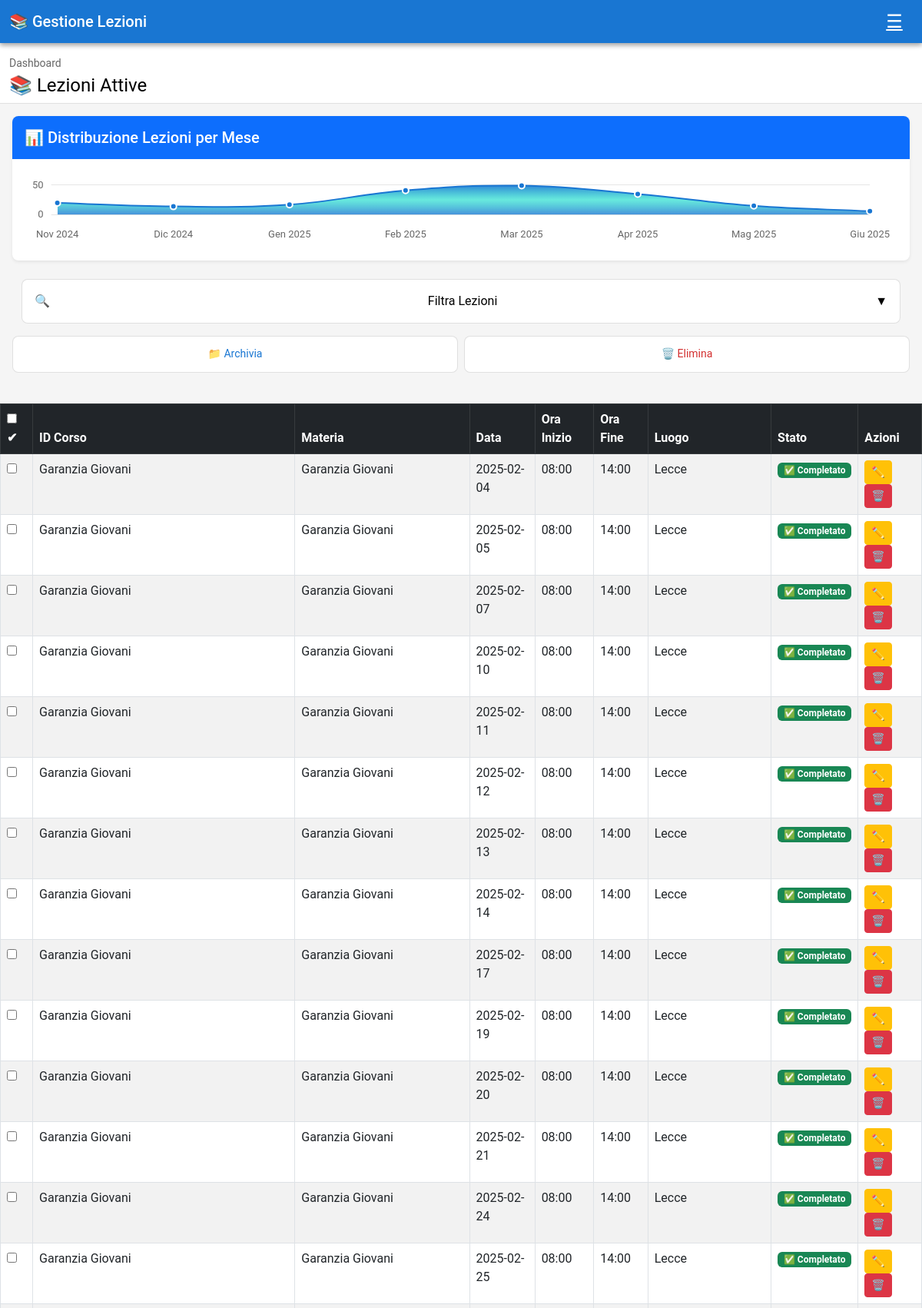
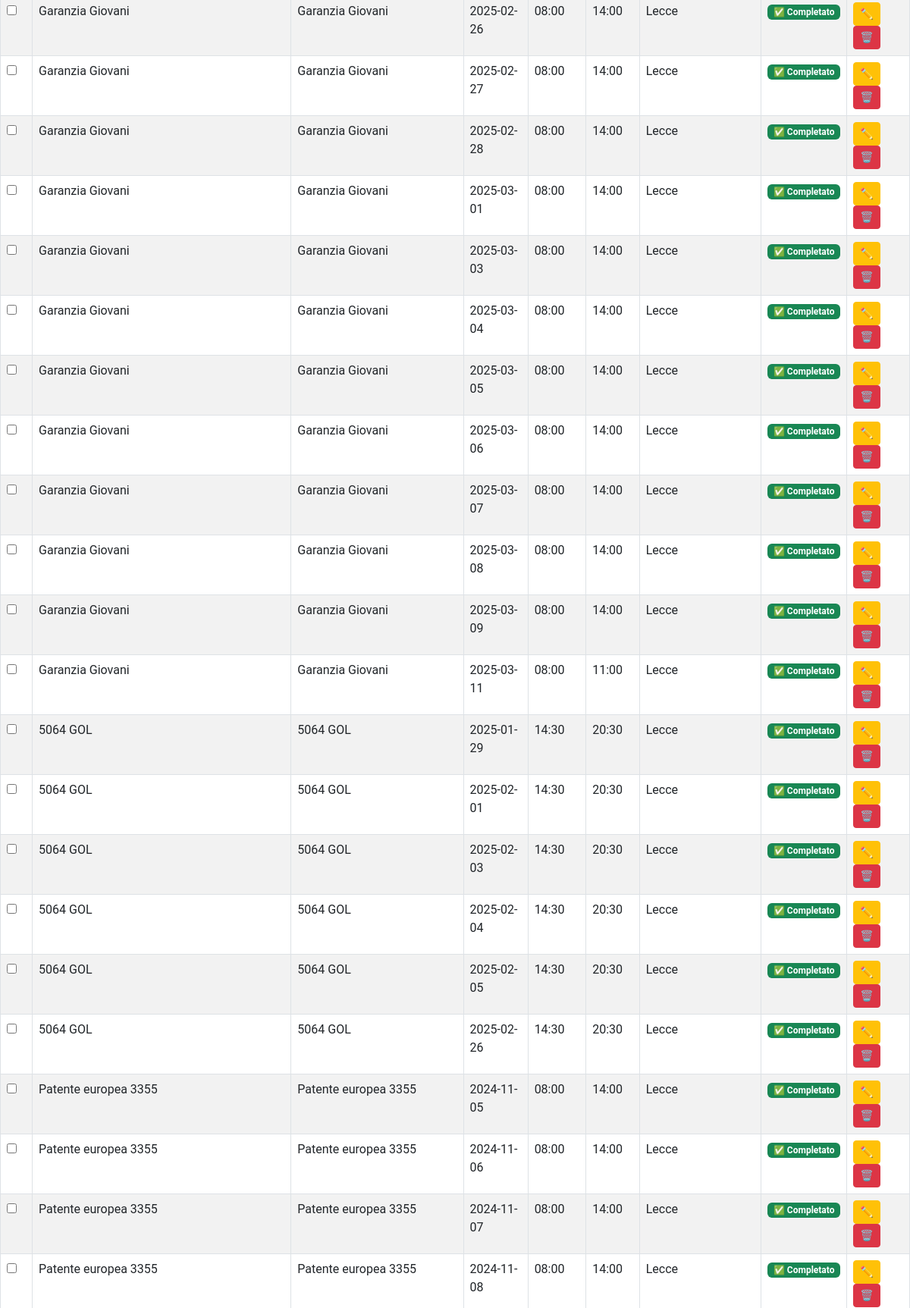
The app's page /dashboard (signed in, upper part) with its own data (2 pictures, top to bottom).
### tables this page shows
CREATE TABLE lezioni (
            id INTEGER PRIMARY KEY AUTOINCREMENT,
            id_corso TEXT NOT NULL,
            materia TEXT NOT NULL,
            data TEXT NOT NULL,
            ora_inizio TEXT NOT NULL,
            ora_fine TEXT NOT NULL,
            luogo TEXT NOT NULL,
            compenso_orario REAL NOT NULL,
            stato TEXT NOT NULL,
            fatturato INTEGER DEFAULT 0,
            mese_fatturato TEXT DEFAULT NULL
        );

### routes/lezioni.py (the view)
@lezioni_bp.route("/dashboard")
@login_required
def dashboard():
    with db_connection() as conn:
        cursor = conn.cursor()
        placeholder = get_placeholder()
        cursor.execute(f"SELECT username FROM users WHERE id = {placeholder}", (current_user.id,))
        user = cursor.fetchone()
        materia = request.args.get("materia", "").strip()
        data = request.args.get("data", "").strip()
        stato = request.args.get("stato", "").strip()
        luogo = request.args.get("luogo", "").strip()
        corso = request.args.get("corso", "").strip()
        query = "SELECT * FROM lezioni WHERE id_corso IS NOT NULL"
        params = []
        if materia:
            query += f" AND materia LIKE {placeholder}"
            params.append(f"%{materia}%")
        if data:
            query += f" AND data = {placeholder}"
            params.append(data)
        if stato:
            query += f" AND stato = {placeholder}"
            params.append(stato)
        if luogo:
            query += f" AND luogo LIKE {placeholder}"
            params.append(f"%{luogo}%")
        if corso:
            query += f" AND id_corso = {placeholder}"
            params.append(corso)
        cursor.execute(query, params)
        lezioni = cursor.fetchall()
        cursor.execute("SELECT * FROM corsi ORDER BY nome")
        corsi = cursor.fetchall()
        if get_placeholder() == "%s":  # PostgreSQL
            cursor.execute("""
                SELECT TO_CHAR(data::date, 'YYYY-MM') as mese, COUNT(*) as numero_lezioni
                FROM lezioni
                GROUP BY mese
                ORDER BY mese
            """)
        else:  # SQLite
            cursor.execute("""
                SELECT strftime('%Y-%m', data) as mese, COUNT(*) as numero_lezioni
                FROM lezioni
                GROUP BY mese
                ORDER BY mese
            """)
        dati_grafico = cursor.fetchall()
        mesi = []
        conteggi = []
        for dato in dati_grafico:
            mesi.append(dato['mese'])
            conteggi.append(dato['numero_lezioni'])
        cursor.execute("SELECT * FROM corsi_archiviati ORDER BY data_archiviazione DESC")
        corsi_archiviati = cursor.fetchall()
    return render_template("dashboard.html",
                          username=user['username'],
                          lezioni=lezioni,
                          corsi=corsi,
                          corsi_archiviati=corsi_archiviati,
                          mesi=mesi,
                          conteggi=conteggi)

### database.py (called while the page is built)
def get_db_connection():
    conn = sqlite3.connect(DB_PATH)
    conn.row_factory = sqlite3.Row
    return conn

@contextmanager
def db_connection():
    conn = get_db_connection()
    try:
        yield conn
    finally:
        conn.close()

### db_utils.py (called while the page is built)
def get_placeholder():
    return "%s" if USE_POSTGRES else "?"

### models/user.py (called while the page is built)
def load_user_from_db(user_id):
    try:
        user_id_int = int(user_id)
        placeholder = get_placeholder()
        with db_connection() as conn:
            cursor = conn.cursor()
            cursor.execute(f"SELECT * FROM users WHERE id = {placeholder}", (user_id_int,))
            user = cursor.fetchone()
            if user:
                return User(id=user['id'])
    except Exception as e:
        print(f"Errore in load_user_from_db: {e}")
    return None

### templates/dashboard.html (shortened to what this page needs)
<!DOCTYPE html>
<html lang="it">
<head>
    <link href="https://cdn.jsdelivr.net/npm/fullcalendar@5.11.3/main.min.css" rel="stylesheet">
    <link rel="stylesheet" href="https://cdn.jsdelivr.net/npm/bootstrap@5.3.0/dist/css/bootstrap.min.css">
</head>
<body>
    <header class="top-bar fixed-top">
        <div class="container-fluid d-flex justify-content-between align-items-center h-100">
            <h1 class="app-title mb-0">📚 Gestione Lezioni</h1>
            <button class="hamburger-menu btn btn-link p-0" id="hamburgerMenu">
                <span class="hamburger-icon">☰</span>
            </button>
        </div>
    </header>
    <main class="main-content">
        <section class="page-header">
            <div class="container-fluid">
                <nav class="breadcrumb-mini">Dashboard</nav>
                <h2 class="page-title">📚 Lezioni Attive</h2>
            </div>
        </section>
        <div class="card mb-4 shadow-sm">
            <div class="card-header bg-primary text-white">
                <h5 class="mb-0">📊 Distribuzione Lezioni per Mese</h5>
            </div>
            <div class="card-body">
                <canvas id="lezioniPerMeseChart" height="100"></canvas>
            </div>
        </div>
        <section class="filters-section">
            <div class="container-fluid">
                <button class="filter-toggle" id="filterToggle">
                    <span class="filter-icon">🔍</span>
                    <span class="filter-text">Filtra Lezioni</span>
                    <span class="filter-arrow">▼</span>
                </button>
            </div>
        </section>
        <div class="action-buttons">
            <button type="button" class="action-btn archive" id="archivia-button">📁 Archivia</button>
            <button type="button" class="action-btn delete" id="elimina-button">🗑️ Elimina</button>
        </div>
        {% include 'components/lezioni_table.html' %}
    </main>
</body>
</html>

### templates/components/lezioni_table.html (shortened to what this page needs)
{% if lezioni %}
<form id="lezioniForm">
    <div class="table-responsive d-none d-md-block">
        <table class="table table-bordered table-striped mt-4">
            <thead class="table-dark">
                <tr>
                    <th><input type="checkbox" id="select-all"> ✔</th>
                    <th>ID Corso</th>
                    <th>Materia</th>
                    <th>Data</th>
                    <th>Ora Inizio</th>
                    <th>Ora Fine</th>
                    <th>Luogo</th>
                    <th>Stato</th>
                    <th>Azioni</th>
                </tr>
            </thead>
            <tbody>
                {% for lezione in lezioni %}
                <tr>
                    <td><input type="checkbox" name="lezioni_selezionate[]" value="{{ lezione['id'] }}"></td>
                    <td>{{ lezione['id_corso'] }}</td>
                    <td>{{ lezione['materia'] }}</td>
                    <td>{{ lezione['data'] }}</td>
                    <td>{{ lezione['ora_inizio'] }}</td>
                    <td>{{ lezione['ora_fine'] }}</td>
                    <td>{{ lezione['luogo'] }}</td>
                    <td>
                        {% if lezione['stato'] == 'Completato' %}
                            <span class="badge bg-success">✅ {{ lezione['stato'] }}</span>
                        {% elif lezione['stato'] == 'Pianificato' %}
                            <span class="badge bg-warning text-dark">🟡 {{ lezione['stato'] }}</span>
                        {% else %}
                            <span class="badge bg-danger">❌ {{ lezione['stato'] }}</span>
                        {% endif %}
                    </td>
                    <td>
                        <a href="{{ url_for('lezioni.modifica_lezione', lezione_id=lezione['id']) }}" class="btn btn-warning btn-sm">✏️</a>
                        <button type="button" class="btn btn-danger btn-sm elimina-singola" data-id="{{ lezione['id'] }}">🗑️</button>
                    </td>
                </tr>
                {% endfor %}
            </tbody>
        </table>
    </div>
</form>
{% else %}
<p class="text-center text-muted mt-4">📭 Nessuna lezione trovata. Modifica i filtri o aggiungi una nuova lezione.</p>
{% endif %}

### templates/dashboard.html (style rules this page uses)
:root { --primary-color: #1976d2; --primary-dark: #1565c0; --secondary-color: #03dac6; --surface-color: #ffffff; --background-color: #f5f5f5; --on-surface: #000000; --on-primary: #ffffff; --shadow-1: 0 1px 3px rgba(0,0,0,0.12), 0 1px 2px rgba(0,0,0,0.24); --shadow-2: 0 3px 6px rgba(0,0,0,0.16), 0 3px 6px rgba(0,0,0,0.23); --shadow-3: 0 10px 20px rgba(0,0,0,0.19), 0 6px 6px rgba(0,0,0,0.23); --border-radius: 8px; --top-bar-height: 56px; }
* { box-sizing: border-box; }
body { margin: 0; padding: 0; font-family: 'Roboto', 'Segoe UI', Tahoma, Geneva, Verdana, sans-serif; background-color: var(--background-color); color: var(--on-surface); line-height: 1.5; }
.top-bar { height: var(--top-bar-height); background-color: var(--primary-color); color: var(--on-primary); box-shadow: var(--shadow-2); z-index: 1000; }
.app-title { font-size: 1.25rem; font-weight: 500; color: var(--on-primary); }
.hamburger-menu { color: var(--on-primary); border: none; background: none; font-size: 1.5rem; padding: 8px; border-radius: 50%; transition: background-color 0.2s; min-height: 48px; min-width: 48px; display: flex; align-items: center; justify-content: center; }
.main-content { padding-top: var(--top-bar-height); min-height: 100vh; }
.page-header { padding: 16px 0 8px 0; background-color: var(--surface-color); border-bottom: 1px solid rgba(0,0,0,0.12); }
.breadcrumb-mini { font-size: 0.875rem; color: rgba(0,0,0,0.6); margin-bottom: 4px; }
.page-title { font-size: 1.5rem; font-weight: 400; margin: 0; color: var(--on-surface); }
.card { background-color: var(--surface-color); border-radius: var(--border-radius); box-shadow: var(--shadow-1); border: none; margin: 16px; overflow: hidden; }
.card-header { background-color: var(--primary-color); color: var(--on-primary); padding: 16px; border-bottom: none; }
.card-body { padding: 16px; }
.filters-section { margin: 16px; }
.filter-toggle { width: 100%; background-color: var(--surface-color); border: 1px solid rgba(0,0,0,0.12); border-radius: var(--border-radius); padding: 16px; display: flex; align-items: center; justify-content: space-between; font-size: 1rem; color: var(--on-surface); cursor: pointer; transition: all 0.2s; min-height: 48px; }
.action-buttons { margin: 16px; display: flex; gap: 8px; }
.action-btn { flex: 1; background-color: var(--surface-color); border: 1px solid rgba(0,0,0,0.12); border-radius: var(--border-radius); padding: 12px 16px; font-size: 0.875rem; color: var(--on-surface); cursor: pointer; transition: all 0.2s; min-height: 48px; display: flex; align-items: center; justify-content: center; }
.action-btn.archive { color: var(--primary-color); }
.action-btn.delete { color: #d32f2f; }

### records on screen
lezioni: id_corso "Garanzia Giovani", materia "Garanzia Giovani", data "2025-02-04", ora_inizio "08:00", ora_fine "14:00", luogo "Lecce", stato "Completato"
lezioni: id_corso "Garanzia Giovani", materia "Garanzia Giovani", data "2025-02-05", ora_inizio "08:00", ora_fine "14:00", luogo "Lecce", stato "Completato"
lezioni: id_corso "Garanzia Giovani", materia "Garanzia Giovani", data "2025-02-07", ora_inizio "08:00", ora_fine "14:00", luogo "Lecce", stato "Completato"
lezioni: id_corso "Garanzia Giovani", materia "Garanzia Giovani", data "2025-02-10", ora_inizio "08:00", ora_fine "14:00", luogo "Lecce", stato "Completato"
lezioni: id_corso "Garanzia Giovani", materia "Garanzia Giovani", data "2025-02-11", ora_inizio "08:00", ora_fine "14:00", luogo "Lecce", stato "Completato"
lezioni: id_corso "Garanzia Giovani", materia "Garanzia Giovani", data "2025-02-12", ora_inizio "08:00", ora_fine "14:00", luogo "Lecce", stato "Completato"
lezioni: id_corso "Garanzia Giovani", materia "Garanzia Giovani", data "2025-02-13", ora_inizio "08:00", ora_fine "14:00", luogo "Lecce", stato "Completato"
lezioni: id_corso "Garanzia Giovani", materia "Garanzia Giovani", data "2025-02-14", ora_inizio "08:00", ora_fine "14:00", luogo "Lecce", stato "Completato"
lezioni: id_corso "Garanzia Giovani", materia "Garanzia Giovani", data "2025-02-17", ora_inizio "08:00", ora_fine "14:00", luogo "Lecce", stato "Completato"
lezioni: id_corso "Garanzia Giovani", materia "Garanzia Giovani", data "2025-02-19", ora_inizio "08:00", ora_fine "14:00", luogo "Lecce", stato "Completato"
lezioni: id_corso "Garanzia Giovani", materia "Garanzia Giovani", data "2025-02-20", ora_inizio "08:00", ora_fine "14:00", luogo "Lecce", stato "Completato"
lezioni: id_corso "Garanzia Giovani", materia "Garanzia Giovani", data "2025-02-21", ora_inizio "08:00", ora_fine "14:00", luogo "Lecce", stato "Completato"
lezioni: id_corso "Garanzia Giovani", materia "Garanzia Giovani", data "2025-02-24", ora_inizio "08:00", ora_fine "14:00", luogo "Lecce", stato "Completato"
lezioni: id_corso "Garanzia Giovani", materia "Garanzia Giovani", data "2025-02-25", ora_inizio "08:00", ora_fine "14:00", luogo "Lecce", stato "Completato"
lezioni: id_corso "Garanzia Giovani", materia "Garanzia Giovani", data "2025-02-26", ora_inizio "08:00", ora_fine "14:00", luogo "Lecce", stato "Completato"
lezioni: id_corso "Garanzia Giovani", materia "Garanzia Giovani", data "2025-02-27", ora_inizio "08:00", ora_fine "14:00", luogo "Lecce", stato "Completato"
lezioni: id_corso "Garanzia Giovani", materia "Garanzia Giovani", data "2025-02-28", ora_inizio "08:00", ora_fine "14:00", luogo "Lecce", stato "Completato"
lezioni: id_corso "Garanzia Giovani", materia "Garanzia Giovani", data "2025-03-01", ora_inizio "08:00", ora_fine "14:00", luogo "Lecce", stato "Completato"
lezioni: id_corso "Garanzia Giovani", materia "Garanzia Giovani", data "2025-03-03", ora_inizio "08:00", ora_fine "14:00", luogo "Lecce", stato "Completato"
lezioni: id_corso "Garanzia Giovani", materia "Garanzia Giovani", data "2025-03-04", ora_inizio "08:00", ora_fine "14:00", luogo "Lecce", stato "Completato"
lezioni: id_corso "Garanzia Giovani", materia "Garanzia Giovani", data "2025-03-05", ora_inizio "08:00", ora_fine "14:00", luogo "Lecce", stato "Completato"
lezioni: id_corso "Garanzia Giovani", materia "Garanzia Giovani", data "2025-03-06", ora_inizio "08:00", ora_fine "14:00", luogo "Lecce", stato "Completato"
lezioni: id_corso "Garanzia Giovani", materia "Garanzia Giovani", data "2025-03-07", ora_inizio "08:00", ora_fine "14:00", luogo "Lecce", stato "Completato"
lezioni: id_corso "Garanzia Giovani", materia "Garanzia Giovani", data "2025-03-08", ora_inizio "08:00", ora_fine "14:00", luogo "Lecce", stato "Completato"
lezioni: id_corso "Garanzia Giovani", materia "Garanzia Giovani", data "2025-03-09", ora_inizio "08:00", ora_fine "14:00", luogo "Lecce", stato "Completato"
lezioni: id_corso "Garanzia Giovani", materia "Garanzia Giovani", data "2025-03-11", ora_inizio "08:00", ora_fine "11:00", luogo "Lecce", stato "Completato"
lezioni: id_corso "5064 GOL", materia "5064 GOL", data "2025-01-29", ora_inizio "14:30", ora_fine "20:30", luogo "Lecce", stato "Completato"
lezioni: id_corso "5064 GOL", materia "5064 GOL", data "2025-02-01", ora_inizio "14:30", ora_fine "20:30", luogo "Lecce", stato "Completato"
lezioni: id_corso "5064 GOL", materia "5064 GOL", data "2025-02-03", ora_inizio "14:30", ora_fine "20:30", luogo "Lecce", stato "Completato"
lezioni: id_corso "5064 GOL", materia "5064 GOL", data "2025-02-04", ora_inizio "14:30", ora_fine "20:30", luogo "Lecce", stato "Completato"
lezioni: id_corso "5064 GOL", materia "5064 GOL", data "2025-02-05", ora_inizio "14:30", ora_fine "20:30", luogo "Lecce", stato "Completato"
lezioni: id_corso "5064 GOL", materia "5064 GOL", data "2025-02-26", ora_inizio "14:30", ora_fine "20:30", luogo "Lecce", stato "Completato"
lezioni: id_corso "Patente europea 3355", materia "Patente europea 3355", data "2024-11-05", ora_inizio "08:00", ora_fine "14:00", luogo "Lecce", stato "Completato"
lezioni: id_corso "Patente europea 3355", materia "Patente europea 3355", data "2024-11-06", ora_inizio "08:00", ora_fine "14:00", luogo "Lecce", stato "Completato"
lezioni: id_corso "Patente europea 3355", materia "Patente europea 3355", data "2024-11-07", ora_inizio "08:00", ora_fine "14:00", luogo "Lecce", stato "Completato"
lezioni: id_corso "Patente europea 3355", materia "Patente europea 3355", data "2024-11-08", ora_inizio "08:00", ora_fine "14:00", luogo "Lecce", stato "Completato"
